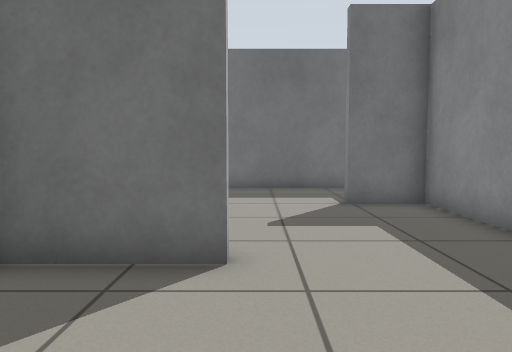
View 1 (above)

13 first-person views from a walk through a robot-simulator world made for Gazebo. The camera is 0.69 m above the floor, tilts 4° down and sees 70° across. The floor is counted in squares, 0.5 m on a side. Each view is taken from the middle of a square. On the plan, view 1 faces up. The plan holds only what a view shows up to about 15 squares ahead; the rest is blank.

View 2
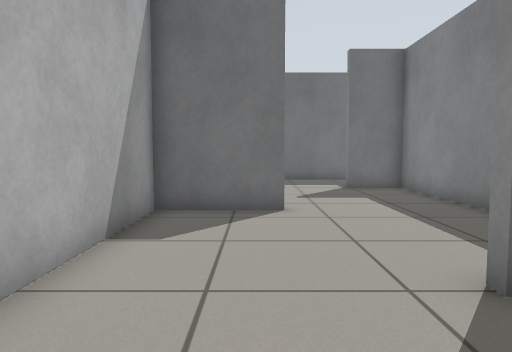

View 3
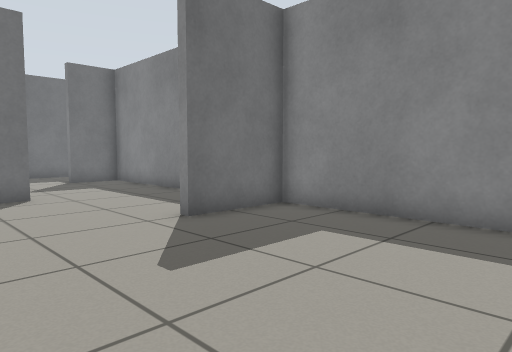

View 4
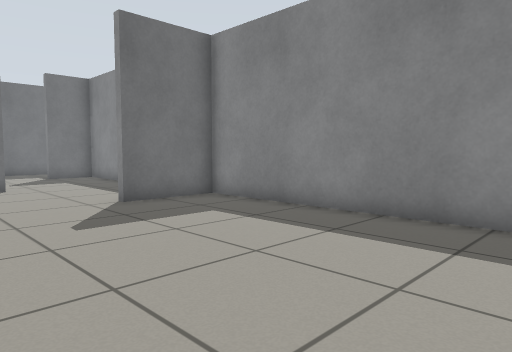

View 5
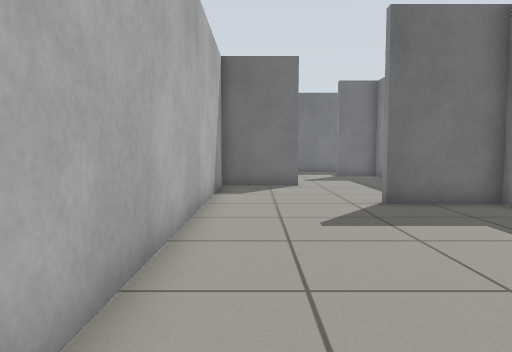

View 6
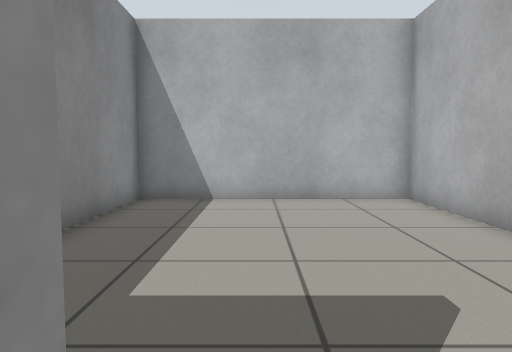

View 7
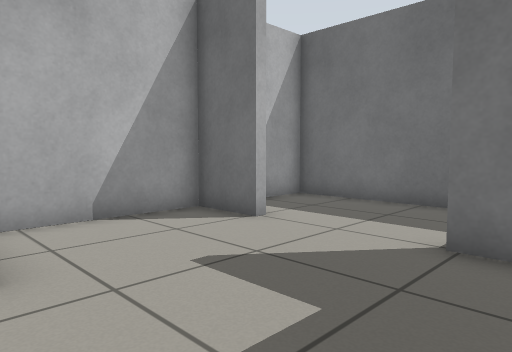

View 8
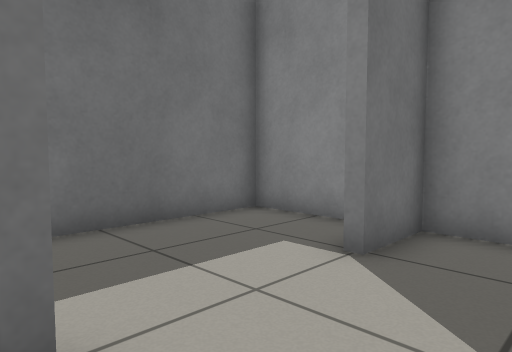

View 9
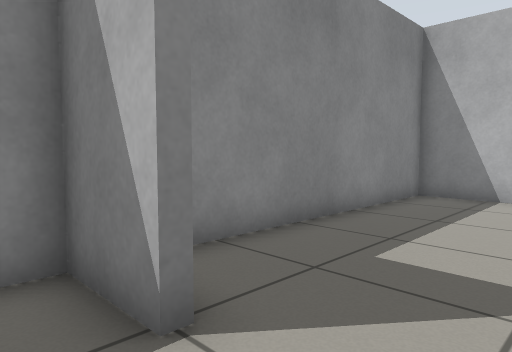

View 10
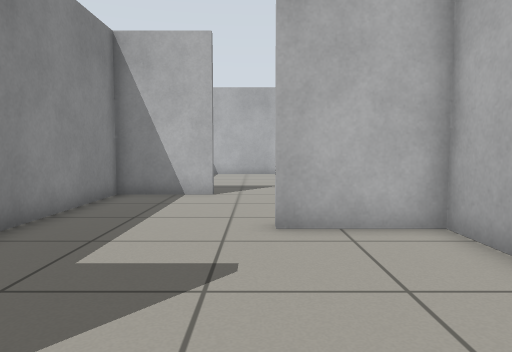

View 11
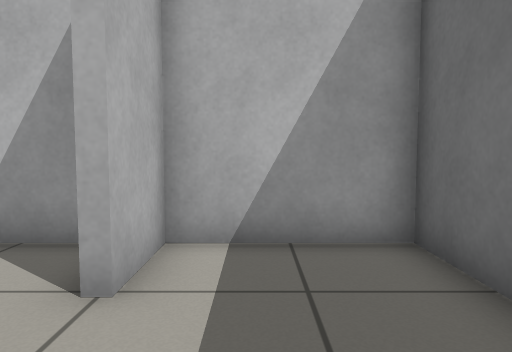

View 12
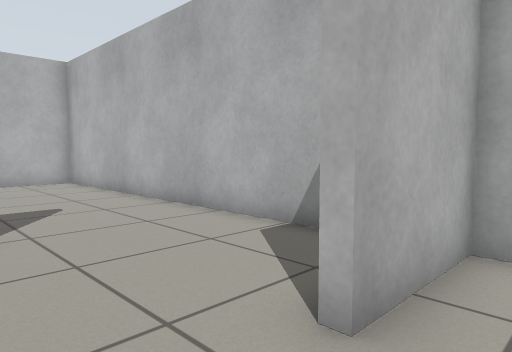

View 13
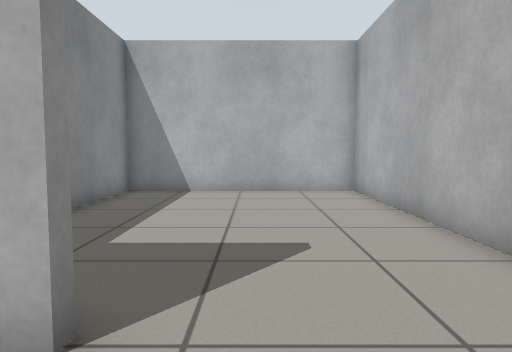

### Floor plan
Ten units are one square. View 1 is at (0, 0); x grows to the right and y downward. Boxes are objects, and circles mark ways between rooms. Rooms are numbered by the first view taken in them; rooms with no view inside come last. Other rooms are left out.
<svg viewBox="-39 -139 88 247">
<path fill="none" stroke="#000" d="M-13 -93 -34 -93 -34 -47 -4 -47 -4 -43 -34 -43 -34 103 44 103 44 7 13 7 13 4 44 4 44 -93 24 -93M24 -93 24 -97 44 -97 44 -134 -34 -134 -34 -97 -13 -97 -13 -93"/>
<circle cx="5" cy="-90" r="3" fill="#2a7"/>
<text x="0" y="10">1</text>
<text x="0" y="-110">2</text>
</svg>
Room 1 opens to room 2.

Where each view was taken, in squares from view 1:
view 1: 0 up, 0 right, facing up
view 2: 4 down, 1 left, facing up
view 3: 7 down, 3 left, facing up-right
view 4: 10 down, 3 left, facing up-right
view 5: 10 down, 2 left, facing up
view 6: 0 up, 1 right, facing down
view 7: 4 up, 4 right, facing up-left
view 8: 7 up, 2 left, facing up-right
view 9: 11 up, 0 right, facing down-right
view 10: 11 up, 0 right, facing down
view 11: 11 up, 2 right, facing left
view 12: 6 up, 2 right, facing down-left
view 13: 2 up, 0 right, facing down
